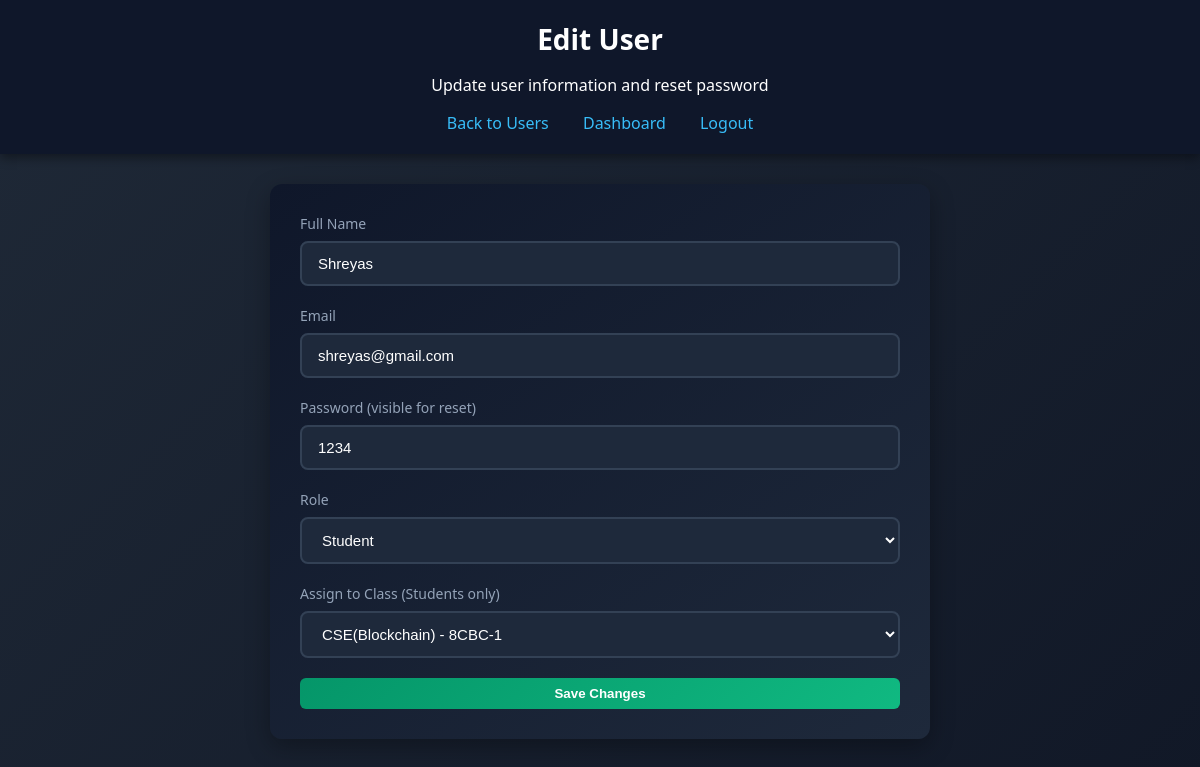
/admin/edit_user/7 (signed in), run on the app's committed database.
### tables this page shows
CREATE TABLE users (
    id INTEGER PRIMARY KEY AUTOINCREMENT,
    name TEXT NOT NULL,
    email TEXT UNIQUE NOT NULL,
    password TEXT NOT NULL,
    role TEXT NOT NULL CHECK(role IN ('student','teacher','admin')),
    class_id INTEGER,
    rfid_uid TEXT,
    FOREIGN KEY(class_id) REFERENCES classes(id)
);

CREATE TABLE classes (
    id INTEGER PRIMARY KEY AUTOINCREMENT,
    class_name TEXT NOT NULL,
    room_no TEXT
);

### backend/app.py (the view, shortened to what this page needs)
@app.route("/admin/edit_user/<int:user_id>", methods=["GET", "POST"])
def edit_user(user_id):
    if session.get("role") != "admin":
        return redirect("/login")
    conn = get_connection()
    cursor = conn.cursor()
    message = ""
    user = cursor.execute("SELECT * FROM users WHERE id=?", (user_id,)).fetchone()
    classes = cursor.execute("SELECT id, class_name, room_no FROM classes").fetchall()
    conn.close()
    return render_template("edit_user.html", user=user, classes=classes, message=message)

### backend/app.py (called while the page is built)
def get_connection():
    conn = sqlite3.connect(DB_PATH)
    conn.row_factory = sqlite3.Row
    return conn

### frontend/templates/edit_user.html (shortened to what this page needs)
<!DOCTYPE html>
<html lang="en">
<head>
    <link rel="stylesheet" href="/static/style.css">
</head>
<body>
    <div class="header">
        <h1>Edit User</h1>
        <p>Update user information and reset password</p>
        <nav class="nav-links">
            <a href="/admin/users">Back to Users</a>
            <a href="/admin">Dashboard</a>
            <a href="/logout">Logout</a>
        </nav>
    </div>
    <div class="dashboard-content">
        <div class="form-container">
            <form method="POST" class="admin-form">
                <div class="form-group">
                    <label>Full Name</label>
                    <input type="text" name="name" value="{{ user.name }}" required>
                </div>
                <div class="form-group">
                    <label>Email</label>
                    <input type="email" name="email" value="{{ user.email }}" required>
                </div>
                <div class="form-group">
                    <label>Password (visible for reset)</label>
                    <input type="text" name="password" value="{{ user.password }}" required>
                </div>
                <div class="form-group">
                    <label>Role</label>
                    <select name="role">
                        <option value="student" {% if user.role == 'student' %}selected{% endif %}>Student</option>
                    </select>
                </div>
                <div class="form-group" id="classGroup">
                    <label>Assign to Class (Students only)</label>
                    <select name="class_id">
                        {% for c in classes %}
                        <option value="{{ c.id }}" {% if user.class_id == c.id %}selected{% endif %}>
                            {{ c.class_name }} - {{ c.room_no }}
                        </option>
                        {% endfor %}
                    </select>
                </div>
                <button type="submit" class="start-btn">Save Changes</button>
            </form>
        </div>
    </div>
</body>
</html>

### frontend/static/style.css (style rules this page uses)
body { margin: 0; font-family: 'Segoe UI', Tahoma, sans-serif; background: linear-gradient(135deg, #1f2937, #111827); color: white; }
.header { text-align: center; padding: 20px; background: #0f172a; box-shadow: 0 4px 10px rgba(0,0,0,0.4); }
.header h1 { margin: 0; font-size: 28px; }
.nav-links { margin-top: 15px; }
.nav-links a { color: #38bdf8; text-decoration: none; margin: 0 15px; font-size: 16px; transition: color 0.2s; }
.dashboard-content { padding: 30px; }
.start-btn { padding: 8px 16px; background: linear-gradient(135deg, #059669, #10b981); color: white; border: none; border-radius: 6px; font-weight: 600; cursor: pointer; transition: transform 0.2s, box-shadow 0.2s; }
.form-container { max-width: 600px; margin: 0 auto 30px auto; background: linear-gradient(145deg, #0f172a, #1e293b); padding: 30px; border-radius: 12px; box-shadow: 0 8px 25px rgba(0, 0, 0, 0.3); }
.admin-form { display: flex; flex-direction: column; gap: 20px; }
.form-group { display: flex; flex-direction: column; gap: 8px; }
.form-group label { color: #94a3b8; font-size: 14px; font-weight: 500; }
.form-group input, .form-group select { padding: 12px 16px; border: 2px solid #334155; border-radius: 8px; background: #1e293b; color: white; font-size: 15px; transition: border-color 0.3s; }
.form-group select option { background: #1e293b; color: white; }

### data on the page
users: name "Shreyas", email "shreyas@gmail.com", password "1234", role "Student", class_id "CSE(Blockchain) - 8CBC-1"
